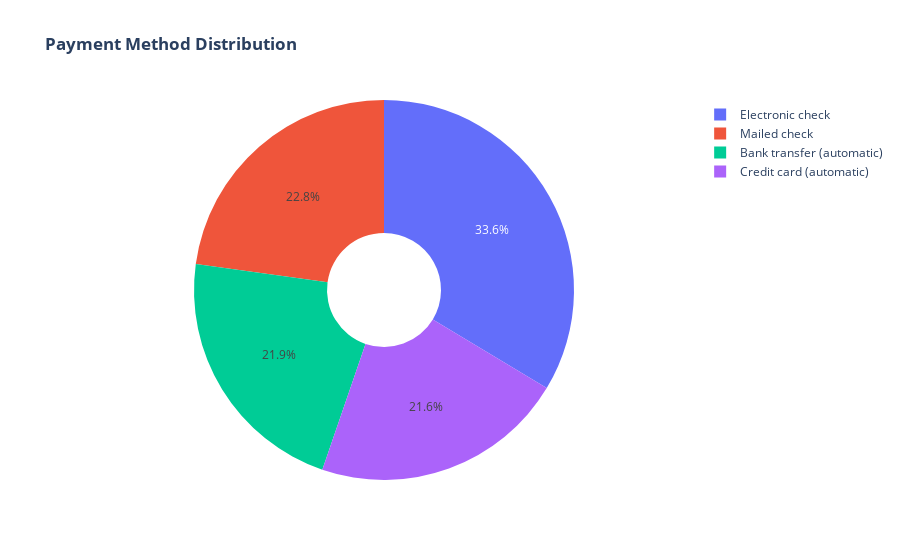
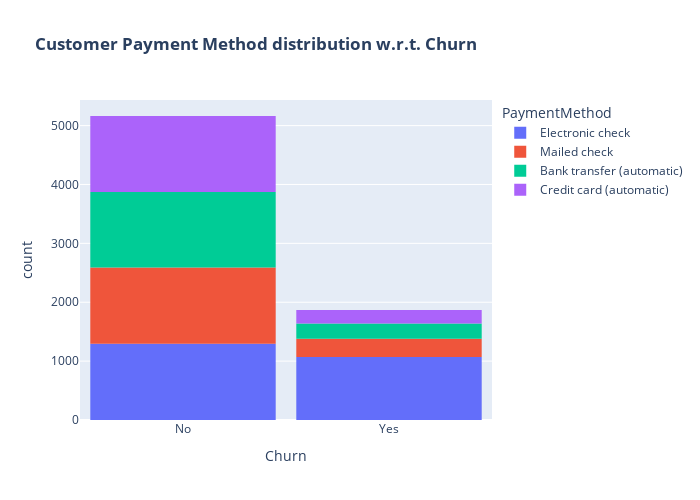

These figures' notebook cell, in order:
### Markdown cell above
#### Customers with monthly contract are more likely to churn

### Code cell
labels = data['PaymentMethod'].unique()
values = data['PaymentMethod'].value_counts()

fig = go.Figure(data=[go.Pie(labels=labels, values=values, hole=.3)])
fig.update_layout(title_text="<b>Payment Method Distribution</b>")
fig.show()

fig = px.histogram(data, x="Churn", color="PaymentMethod", title="<b>Customer Payment Method distribution w.r.t. Churn</b>")
fig.update_layout(width=700, height=500, bargap=0.1)
fig.show()

### Figure 1 — Plotly figure (JSON) as saved in the notebook; plotly's stock layout.template omitted (floating-point values rounded to 4 significant figures)
{"data": [{"hole": 0.3, "labels": ["Electronic check", "Mailed check", "Bank transfer (automatic)", "Credit card (automatic)"], "type": "pie", "values": [2365, 1604, 1542, 1521]}], "layout": {"title": {"text": "<b>Payment Method Distribution</b>"}}}

### Figure 2 — Plotly figure (JSON) as saved in the notebook; plotly's stock layout.template omitted (floating-point values rounded to 4 significant figures; data arrays with more than 128 entries replaced by an {"elided": "..."} marker saying what was removed)
{"data": [{"alignmentgroup": "True", "bingroup": "x", "hovertemplate": "PaymentMethod=Electronic check<br>Churn=%{x}<br>count=%{y}<extra></extra>", "legendgroup": "Electronic check", "marker": {"color": "#636efa"}, "name": "Electronic check", "offsetgroup": "Electronic check", "orientation": "v", "showlegend": true, "type": "histogram", "x": {"elided": "2365 str values"}, "xaxis": "x", "yaxis": "y"}, {"alignmentgroup": "True", "bingroup": "x", "hovertemplate": "PaymentMethod=Mailed check<br>Churn=%{x}<br>count=%{y}<extra></extra>", "legendgroup": "Mailed check", "marker": {"color": "#EF553B"}, "name": "Mailed check", "offsetgroup": "Mailed check", "orientation": "v", "showlegend": true, "type": "histogram", "x": {"elided": "1604 str values"}, "xaxis": "x", "yaxis": "y"}, {"alignmentgroup": "True", "bingroup": "x", "hovertemplate": "PaymentMethod=Bank transfer (automatic)<br>Churn=%{x}<br>count=%{y}<extra></extra>", "legendgroup": "Bank transfer (automatic)", "marker": {"color": "#00cc96"}, "name": "Bank transfer (automatic)", "offsetgroup": "Bank transfer (automatic)", "orientation": "v", "showlegend": true, "type": "histogram", "x": {"elided": "1542 str values"}, "xaxis": "x", "yaxis": "y"}, {"alignmentgroup": "True", "bingroup": "x", "hovertemplate": "PaymentMethod=Credit card (automatic)<br>Churn=%{x}<br>count=%{y}<extra></extra>", "legendgroup": "Credit card (automatic)", "marker": {"color": "#ab63fa"}, "name": "Credit card (automatic)", "offsetgroup": "Credit card (automatic)", "orientation": "v", "showlegend": true, "type": "histogram", "x": {"elided": "1521 str values"}, "xaxis": "x", "yaxis": "y"}], "layout": {"bargap": 0.1, "barmode": "relative", "height": 500, "legend": {"title": {"text": "PaymentMethod"}, "tracegroupgap": 0}, "title": {"text": "<b>Customer Payment Method distribution w.r.t. Churn</b>"}, "width": 700, "xaxis": {"anchor": "y", "domain": [0, 1], "title": {"text": "Churn"}}, "yaxis": {"anchor": "x", "domain": [0, 1], "title": {"text": "count"}}}}
